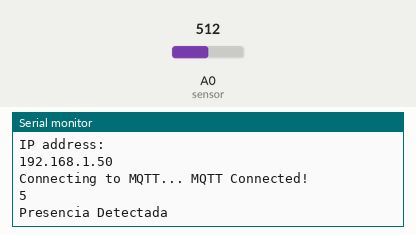
A sketch run on a simulated ESP8266 (NodeMCU). On the bench: the last lines printed to the serial monitor. The test bench sets the inputs (shaded band); at power-on: A0 (sensor) = 512. WiFi joins after 1.5 s; servers stay silent unless stated; no MQTT or app messages arrive unless stated.

Above: at 2.7 s.
2.8 s: A0 (sensor) set to 716
At 4.3 s:
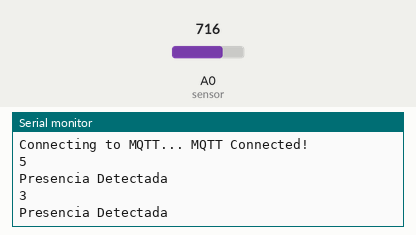
5.7 s: A0 (sensor) set to 900
At 7.2 s:
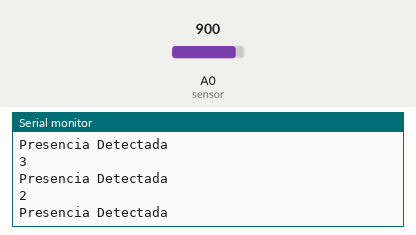
Timing chart, 0 to 8.7 s (numbered marks = the images above; inputs shaded):
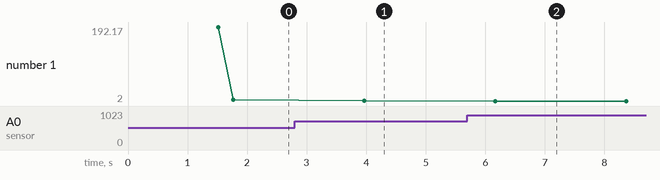

Measured:
- after the input at 2.8 s, the serial monitor: prints a new line after 1.2 s (image 1)
- after the input at 5.7 s, the serial monitor: prints a new line after 0.47 s (image 2)
- plotted number 1: 5 → 3 after the input at 2.8 s, 3 → 2 after the input at 5.7 s

The sketch:

elco_sens_dist.ino
```cpp
/***************************************************
  NodeMCU
****************************************************/
#include <ESP8266WiFi.h>
#include "Adafruit_MQTT.h"
#include "Adafruit_MQTT_Client.h"
/************************* WiFi Access Point *********************************/
#define WLAN_SSID       "iPotato"
#define WLAN_PASS       "calasancio"
#define MQTT_SERVER      "172.20.10.2" // static ip address
#define MQTT_PORT         1883
#define MQTT_USERNAME    ""
#define MQTT_PASSWORD         ""
#define sensor A0 // Sharp IR GP2Y0A41SK0F (4-30cm, analog)
/************ Global State ******************/
// Create an ESP8266 WiFiClient class to connect to the MQTT server.
WiFiClient client;
// Setup the MQTT client class by passing in the WiFi client and MQTT server and login details.
Adafruit_MQTT_Client mqtt(&client, MQTT_SERVER, MQTT_PORT, MQTT_USERNAME, MQTT_PASSWORD);
/****************************** Feeds ***************************************/
// Setup a feed called 'pi_led' for publishing.
// Notice MQTT paths for AIO follow the form: <username>/feeds/<feedname>
Adafruit_MQTT_Publish pi_led = Adafruit_MQTT_Publish(&mqtt, MQTT_USERNAME "distancia");
// Setup a feed called 'esp8266_led' for subscribing to changes.
////Adafruit_MQTT_Subscribe esp8266_led = Adafruit_MQTT_Subscribe(&mqtt, MQTT_USERNAME "/leds/esp8266");
/*************************** Sketch Code ************************************/
void MQTT_connect();
void setup() {
  Serial.begin(9600);
  delay(10);
  Serial.println(F("RPi-ESP-MQTT"));
  // Connect to WiFi access point.
  Serial.println(); Serial.println();
  Serial.print("Connecting to ");
  Serial.println(WLAN_SSID);
  WiFi.begin(WLAN_SSID, WLAN_PASS);
  while (WiFi.status() != WL_CONNECTED) {
    delay(500);
    Serial.print(".");
  }
  Serial.println();
  Serial.println("WiFi connected");
  Serial.println("IP address: "); Serial.println(WiFi.localIP());
}
uint32_t x = 0;

void loop() {
  // Ensure the connection to the MQTT server is alive (this will make the first
  // connection and automatically reconnect when disconnected).  See the MQTT_connect
  MQTT_connect();
  float volts = analogRead(sensor)*0.0048828125;  // value from sensor * (5/1024)
  int distance = 13*pow(volts, -1); // worked out from datasheet graph
  delay(200); // slow down serial port

  if (distance <= 20){
    Serial.println(distance);   // print the distance
    Serial.println("Presencia Detectada");
    pi_led.publish("distancia detectada");
    delay(2000);
  }
}
// Function to connect and reconnect as necessary to the MQTT server.
void MQTT_connect() {
  int8_t ret;
  // Stop if already connected.
  if (mqtt.connected()) {
    return;
  }
  Serial.print("Connecting to MQTT... ");
  uint8_t retries = 3;
  while ((ret = mqtt.connect()) != 0) { // connect will return 0 for connected
    Serial.println(mqtt.connectErrorString(ret));
    Serial.println("Retrying MQTT connection in 5 seconds...");
    mqtt.disconnect();
    delay(5000);  // wait 5 seconds
    retries--;
    if (retries == 0) {
      // basically die and wait for WDT to reset me
      while (1);
    }
  }
  Serial.println("MQTT Connected!");
}
```
